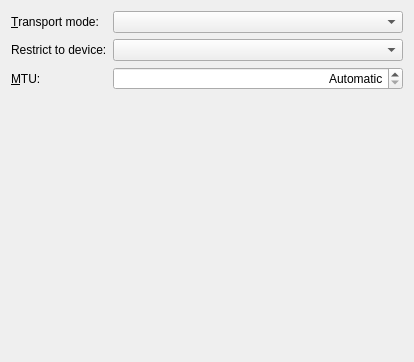
<?xml version="1.0" encoding="UTF-8"?>
<ui version="4.0">
 <author>Lukáš Tinkl &lt;ltinkl@redhat.com&gt;</author>
 <class>InfinibandWidget</class>
 <widget class="QWidget" name="InfinibandWidget">
  <property name="geometry">
   <rect>
    <x>0</x>
    <y>0</y>
    <width>414</width>
    <height>362</height>
   </rect>
  </property>
  <layout class="QFormLayout" name="formLayout">
   <item row="0" column="0">
    <widget class="QLabel" name="label">
     <property name="text">
      <string>&amp;Transport mode:</string>
     </property>
     <property name="buddy">
      <cstring>transport</cstring>
     </property>
    </widget>
   </item>
   <item row="0" column="1">
    <widget class="KComboBox" name="transport">
     <property name="sizePolicy">
      <sizepolicy hsizetype="MinimumExpanding" vsizetype="Fixed">
       <horstretch>0</horstretch>
       <verstretch>0</verstretch>
      </sizepolicy>
     </property>
    </widget>
   </item>
   <item row="1" column="0">
    <widget class="QLabel" name="label_2">
     <property name="text">
      <string>Restrict to device:</string>
     </property>
     <property name="buddy">
      <cstring>macAddress</cstring>
     </property>
    </widget>
   </item>
   <item row="1" column="1">
    <widget class="HwAddrComboBox" name="macAddress">
     <property name="sizePolicy">
      <sizepolicy hsizetype="MinimumExpanding" vsizetype="Fixed">
       <horstretch>0</horstretch>
       <verstretch>0</verstretch>
      </sizepolicy>
     </property>
    </widget>
   </item>
   <item row="2" column="0">
    <widget class="QLabel" name="label_4">
     <property name="text">
      <string>&amp;MTU:</string>
     </property>
     <property name="buddy">
      <cstring>mtu</cstring>
     </property>
    </widget>
   </item>
   <item row="2" column="1">
    <widget class="KIntSpinBox" name="mtu">
     <property name="sizePolicy">
      <sizepolicy hsizetype="MinimumExpanding" vsizetype="Fixed">
       <horstretch>0</horstretch>
       <verstretch>0</verstretch>
      </sizepolicy>
     </property>
     <property name="alignment">
      <set>Qt::AlignRight|Qt::AlignTrailing|Qt::AlignVCenter</set>
     </property>
     <property name="specialValueText">
      <string>Automatic</string>
     </property>
     <property name="suffix">
      <string> bytes</string>
     </property>
     <property name="maximum">
      <number>9999</number>
     </property>
    </widget>
   </item>
  </layout>
 </widget>
 <customwidgets>
  <customwidget>
   <class>KComboBox</class>
   <extends>QComboBox</extends>
   <header>kcombobox.h</header>
  </customwidget>
  <customwidget>
   <class>KIntSpinBox</class>
   <extends>QSpinBox</extends>
   <header>knuminput.h</header>
  </customwidget>
  <customwidget>
   <class>HwAddrComboBox</class>
   <extends>QComboBox</extends>
   <header>hwaddrcombobox.h</header>
  </customwidget>
 </customwidgets>
 <tabstops>
  <tabstop>transport</tabstop>
  <tabstop>macAddress</tabstop>
  <tabstop>mtu</tabstop>
 </tabstops>
 <resources/>
 <connections/>
</ui>
